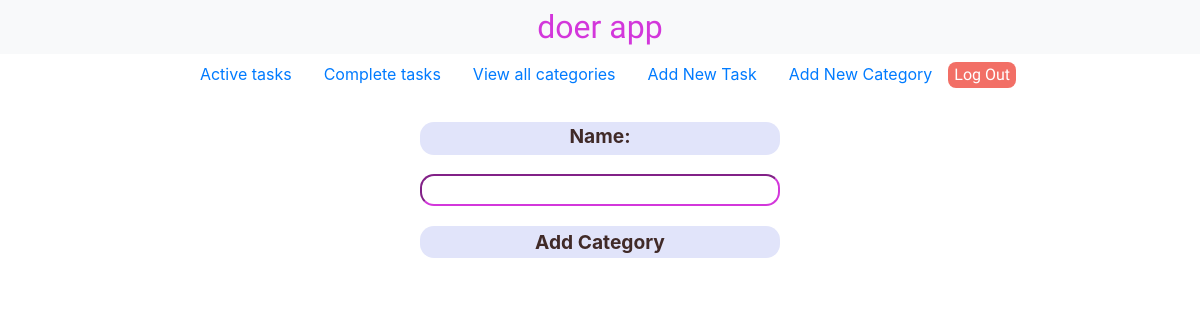
Page /new_category (signed in) on the earlier database version.
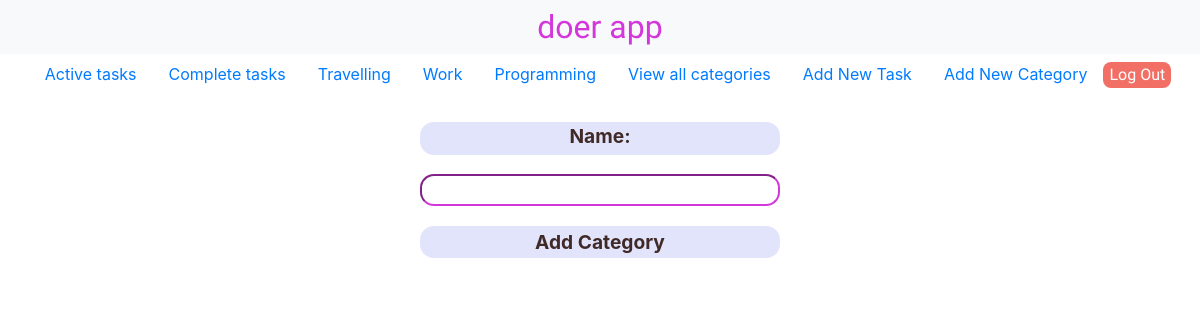
Same page on the later database version.
### todo/models.py (models this page shows, shortened)
class Category(models.Model):
    id = models.AutoField(primary_key=True)
    name = models.CharField(max_length=64)
    doer = models.ForeignKey(User,on_delete=models.CASCADE,related_name="categories",default=1)

### todo/views.py (the view, shortened to what this page needs)
# urls.py: path('new_category',views.new_category,name='new_category'),
def new_category(request):
    return render(request,'todo/new_category.html',{
            'category_form':CategoryForm(),
            'tasks_form':TaskListForm(),
            'tasks_available':Task.objects.filter(complete=False,category__isnull=True).count(),
            'categories':Category.objects.filter(doer=request.user)[:3],
        })

### todo/views.py
class CategoryForm(ModelForm):
    class Meta:
        model = Category
        fields = ['name']
        widgets = {
            'name': forms.TextInput(attrs={'autocomplete':'off'}),
        }

class TaskListForm(forms.Form):
    tasks = ModelMultipleChoiceField(queryset=Task.objects.filter(category__isnull=True,complete=False))

### todo/templates/todo/new_category.html (shortened to what this page needs)
{% extends 'todo/layout.html' %}
{% block sidebarcategory %}
    {% for category in categories %}
        <li class="nav-item">
            <a class="nav-link active" href="{% url 'category_view' category.id %}">{{category.name}}</a>
        </li>
    {% endfor %}
{% endblock %}
{% block body %}
    <div class="new-category-view">
        <form class="new-category-form" action="{% url 'new_category' %}" method="post">
            {{category_form.as_table}}
            <input type="submit" value="Add Category" />
        </form>
    </div>
{% endblock %}

Differences in the rows shown:
added Category: name "Travelling"
added Category: name "Work"
added Category: name "Programming"
